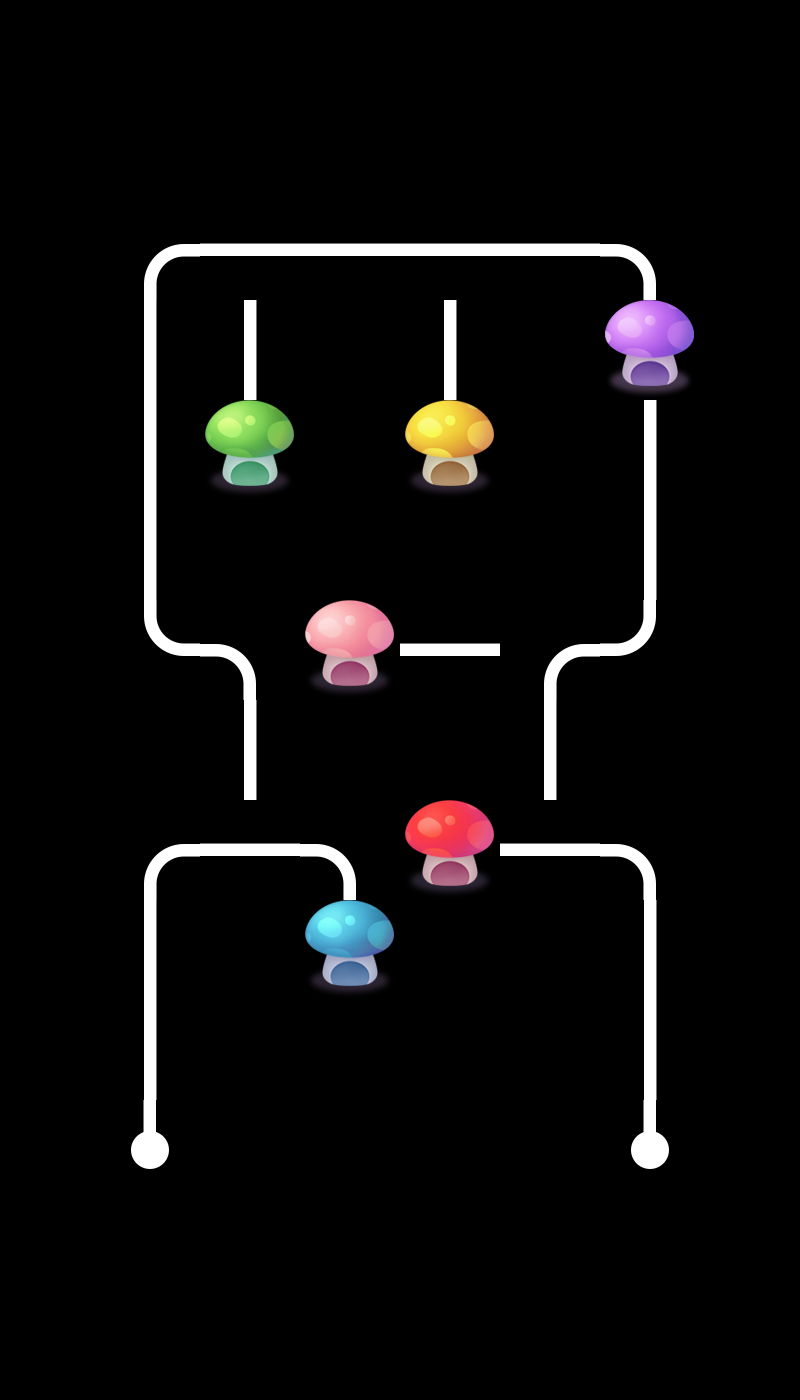

Rendered tile map (Tiled .tmx) drawn with the repository's tilesets; below, a short description and the map source with its tile grids summarised:
An orthogonal 8x14 tile map with 100x100 px tiles, 2 tile layers (layer0, layer1), 2 tilesets and 5 objects.

<map version="1.0" orientation="orthogonal" renderorder="right-down" width="8" height="14" tilewidth="100" tileheight="100" nextobjectid="6">
 <tileset firstgid="1" name="tiled" tilewidth="100" tileheight="100">
  <image source="tiled.png" width="500" height="400" />
 </tileset>
 <tileset firstgid="21" name="tiled" tilewidth="100" tileheight="100">
  <image source="tiled.png" width="500" height="400" />
 </tileset>
 <layer name="layer0" width="8" height="14">
  <data>[112 cells, 24 non-empty, 10 distinct tile ids]</data>
 </layer>
 <layer name="layer1" width="8" height="14">
  <data>[112 cells, 14 non-empty, 9 distinct tile ids]</data>
 </layer>
 <objectgroup name="object1">
  <object id="1" x="218.182" y="815.152" width="57.5758" height="60.6061">
   <properties>
    <property name="id" value="0" />
   </properties>
  </object>
  <object id="2" x="218.182" y="224.242" width="48.4848" height="51.5152">
   <properties>
    <property name="id" value="1" />
   </properties>
  </object>
  <object id="3" x="415.152" y="218.182" width="54.5455" height="57.5758">
   <properties>
    <property name="id" value="2" />
   </properties>
  </object>
  <object id="4" x="521.212" y="633.333" width="60.6061" height="39.3939">
   <properties>
    <property name="id" value="3" />
   </properties>
  </object>
  <object id="5" x="521.212" y="827.273" width="51.5152" height="51.5152">
   <properties>
    <property name="id" value="4" />
   </properties>
  </object>
 </objectgroup>
</map>
